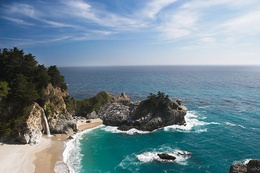
%> input picture Lab08/data/sea.jpg, 260 x 173 px, shrunk from 1280 x 853 before the run
$ octave seamCarvingTester.m   (GNU Octave 9; MATLAB toolbox functions it lacks are replaced by stand-ins)
%> lines starting %> are read from the running program, lines starting %| are printed output that depends on the picture; long printed decimals are rounded
### Lab08/code/seamCarvingReduce.m
function output = seamCarvingReduce(image, newSize)
    % How many seam you need to delete from origin image
    reducesize = newSize;
    output = double(image);

    for i = 1:reducesize
        energy = energyRGB(output);
        [SeamIndexArray, seamEnergy] = findOptSeam(energy);
        output = reduceImageByIndexArray(output, SeamIndexArray);
    end

    output = uint8(output);
end

### Lab08/code/energyRGB.m
function res = energyRGB(I)
%%%%%%%%%%%%%%%%%%%%%%%%%%%%%%%%%%%
% Sum up the enery for each channel
%%%%%%%%%%%%%%%%%%%%%%%%%%%%%%%%%%%
dx = [-1 0 1; -1 0 1; -1 0 1];
dy = dx';
R = I(:,:,1);
G = I(:,:,2);
B = I(:,:,3);
res_R = abs(imfilter(R, dx)) + abs(imfilter(R, dy));
res_G = abs(imfilter(G, dx)) + abs(imfilter(G, dy));
res_B = abs(imfilter(B, dx)) + abs(imfilter(B, dy));
res = res_R + res_G + res_B;
end

% [11 lines left out: function energyGray, not called in this run]

### Lab08/code/findOptSeam.m
function [optSeamIndexArray, seamEnergy] = findOptSeam(energy)
%%%%%%%%%%%%%%%%%%%%%%%%%%%%%%%%%%%%%%%%%%%%%%%%%
% Following paper by Avidan and Shamir `07
% Finds optimal seam by the given energy of an image
% Returns mask with 0 mean a pixel is in the seam
% You only need to implement vertical seam. For
% horizontal case, just using the same function by
% giving energy for the transpose image I'.
%%%%%%%%%%%%%%%%%%%%%%%%%%%%%%%%%%%%%%%%%%%%%%%%%

    % Find M for vertical seams
    % Add one element of padding in vertical dimension
    % to avoid handling border elements
    M = padarray(energy, [0 1], realmax('double'));
    sz = size(M);

    % For all rows starting from second row, fill in the minimum
    % energy for all possible seam for each (i,j) in M, which
    % M[i, j] = e[i, j] + min(M[i - 1, j - 1], M[i - 1, j], M[i - 1, j + 1]).
    for i = 2:sz(1)
        for j = 2:(sz(2)-1)
            M(i,j) = energy(i,j-1) + min([M(i-1,j-1), M(i-1,j), M(i-1,j+1)]);
        end
    end

    % Find the minimum element in the last raw of M
    [val, idx] = min(M(sz(1), :));
    seamEnergy = val;
    fprintf('Optimal energy: %f\n',seamEnergy);

    % Initial for optimal seam mask
    energy_sz = size(energy);
    optSeamIndexArray = zeros(energy_sz(1), 1, 'uint32');

    % Traverse back the path of seam with minimum energy
    % and update optimal seam index array
    optSeamIndexArray(energy_sz(1)) = idx - 1;
    for i = 1:(energy_sz(1)-1)
        row = energy_sz(1) - i;
        col = optSeamIndexArray(row+1) + 1;
        [~, minidx] = min([M(row,col-1), M(row,col), M(row,col+1)]);
        optSeamIndexArray(row) = col - 2 + minidx - 1;
    end

end

### Lab08/code/reduceImageByIndexArray.m
function imageReduced = reduceImageByIndexArray(image, seamIndexArray)
    [height, width, channel] = size(image);
    indexsize = length(seamIndexArray);
    imageReduced = zeros(height, width-1, channel);
    for i = 1:channel
        for j = 1:indexsize
            delete = seamIndexArray(j);
            if delete == 1
                imageReduced(j,:,i) = image(j,delete+1:end,i);
            elseif delete == width
                imageReduced(j,:,i) = image(j,1:delete-1,i);
            else
                imageReduced(j,:,i) = [image(j,1:delete-1,i), image(j,delete+1:end,i)];
            end
        end
    end
end

### Lab08/code/seamCarvingInsert.m
function output = seamCarvingInsert(image, newSize)
    % How many seam you need to insert from origin image
    insertsize = newSize;
    [height, width, channel] = size(image);
    image = double(image);

    % Duplicate image
    image_duplicate = image;

    % Create a container to record the seam index
    RecordSeam = zeros(height, insertsize);

    % Use a for loop to delete each seam
    % with your "energyRGB", "findOptSeam", "reduceImageByIndexArray"
    for i = 1:1:insertsize
        % Perform seam carving
        energy = energyRGB(image_duplicate);
        [SeamIndexArray, seamEnergy] = findOptSeam(energy);
        image_duplicate = reduceImageByIndexArray(image_duplicate, SeamIndexArray);

        % Record the seam index
        RecordSeam(:,i) = SeamIndexArray;
    end

    % Use a for loop to add each seam
    % with your "enlargeImageByIndexArray"
    for i = insertsize:-1:1
        % Get s_i from record
        Si = RecordSeam(:,i);

        % Enlarge image
        image = enlargeImageByIndexArray(image, Si);

        % Update affected seam index
        for m = 1:size(RecordSeam, 1)
            for n = 1:size(RecordSeam, 2)
                if RecordSeam(m,n) >= Si(m)
                    RecordSeam(m,n) = RecordSeam(m,n) + 1;
                end
            end
        end
    end

    output = uint8(image);
end

### Lab08/code/enlargeImageByIndexArray.m
function imageEnlarged = enlargeImageByIndexArray(image, seamIndexArray)
    [height, width, channel] = size(image);
    indexsize = length(seamIndexArray);
    imageEnlarged = zeros(height, width+1, channel);
    for i = 1:channel
        for j = 1:indexsize
            add = seamIndexArray(j);
            if add == 1
                insert = mean([image(j,add,i), image(j,add+1,i)]);
            elseif add == width
                insert = mean([image(j,add-1,i), image(j,add,i)]);
            else
                insert = mean([image(j,add-1,i), image(j,add,i), image(j,add+1,i)]);
            end
            imageEnlarged(j,:,i) = [image(j,1:add,i), insert, image(j,add+1:end,i)];
        end
    end
end

### Lab08/code/seamCarvingTester.m
%%%%%%%%%%%%%%%%%%%%%%%%%%%%%%%%%%%%%%%%%%%%%%%%%%%%%%%%%%%%%%%%%%%%%%%%%%%%%
% This script tests your implementation of seamCarving function, and you can
% also use it for resizing your own images.
%%%%%%%%%%%%%%%%%%%%%%%%%%%%%%%%%%%%%%%%%%%%%%%%%%%%%%%%%%%%%%%%%%%%%%%%%%%%%

%% Clear all
clear; close all; clc;

%% Load data
image = imread('../data/sea.jpg');
%> image is the input picture: size 173x260x3 uint8; mean R, G, B 113.1, 136.4, 148.3
sz = size(image);
%> sz = [173 260 3]
% resize image to one-third size
image = imresize(image, [floor(sz(1)/3), floor(sz(2)/3)]);
%> image: size 57x86x3 uint8
sz = size(image);
%> sz = [57 86 3]
figure();
imshow(image)

%% Image resizing
% apply scaling
image_scaling_width = imresize(image, [sz(1), floor(sz(2)/2)]);
figure();
imshow(image_scaling_width);

% apply cropping
image_crop_width = imcrop(image, [1, 1, floor(sz(2)/2), sz(1)]);  %[xmin ymin width height]
figure();
imshow(image_crop_width);

% apply seam carving reduce
image_seamCarving_reduce = seamCarvingReduce(double(image), floor(sz(2)/2));
%> the loop in seamCarvingReduce, `for i = 1:reducesize` made 43 passes
%> (val in findOptSeam, idx in findOptSeam, seamEnergy) on passes 1 to 12: (7429, 70, 7429), (7503, 71, 7503), (7532, 71, 7532), (7622, 71, 7622), (7506, 70, 7506), (7873, 69, 7873), (8056, 70, 8056), (8150, 68, 8150), (8430, 65, 8430), (8491, 66, 8491), (8588, 64, 8588), (9042, 64, 9042)
%| Optimal energy: 7429.000
%| Optimal energy: 7503.000
%| Optimal energy: 7532.000
%| Optimal energy: 7622.000
%| Optimal energy: 7506.000
%| Optimal energy: 7873.000
%| Optimal energy: 8056.000
%| Optimal energy: 8150.000
%> (further printed lines are left out)
%> pass 1, in energyRGB, `R = I(:,:,1);`:
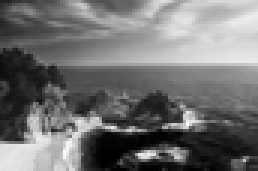
%> R: size 57x86 double (shown 3 times larger); min 0, max 253, mean 113.1
%> pass 1, in energyRGB, `B = I(:,:,3);`:
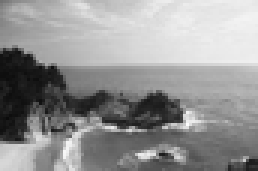
%> B: size 57x86 double (shown 3 times larger); min 11, max 252, mean 148.3
%> pass 1, in energyRGB, `res_R = abs(imfilter(R, dx)) + abs(imfilter(R, dy));`:
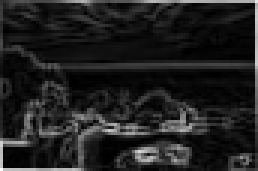
%> res_R: size 57x86 double (shown 3 times larger); min 0, max 909, mean 116.1; drawn with min black and max white
%> after the loop in seamCarvingReduce, `for i = 1:reducesize`:
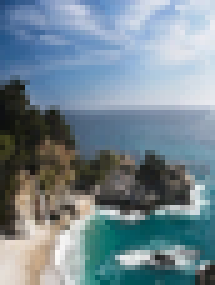
%> output: size 57x43x3 double (shown 5 times larger); mean R, G, B 115.9, 134.7, 145.2
figure();
imshow(uint8(image_seamCarving_reduce));
% imwrite(uint8(image_seamCarving_reduce), '../results/seamCarving_reduce.jpg');

% apply seam carving insert
image_seamCarving_insert = seamCarvingInsert(double(image), floor(sz(2)/4));
%> the loop in seamCarvingInsert, `for i = 1:1:insertsize` made 21 passes
%| Optimal energy: 7429.000
%| Optimal energy: 7503.000
%| Optimal energy: 7532.000
%| Optimal energy: 7622.000
%| Optimal energy: 7506.000
%| Optimal energy: 7873.000
%| Optimal energy: 8056.000
%| Optimal energy: 8150.000
%> (further printed lines are left out)
%> pass 1, in findOptSeam (call 44), `M = padarray(energy, [0 1], realmax('double'));`:
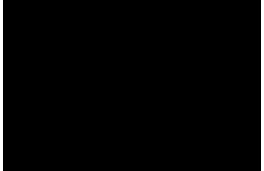
%> M: size 57x88 double (shown 3 times larger); min 3, max 1.8e+308, mean Inf; drawn with min black and max white
%> after the loop in seamCarvingInsert, `for i = 1:1:insertsize`:
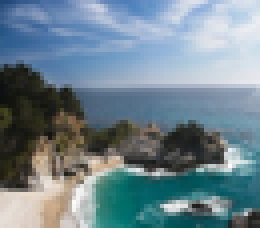
%> image_duplicate: size 57x65x3 double (shown 4 times larger); mean R, G, B 111.1, 131.9, 142.9
%> after the loop in seamCarvingInsert, `for i = insertsize:-1:1`:
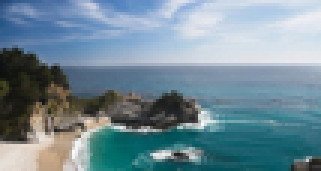
%> image: size 57x107x3 double (shown 3 times larger); mean R, G, B 114.1, 139.1, 151.5
figure();
imshow(uint8(image_seamCarving_insert));
% imwrite(uint8(image_seamCarving_insert), '../results/seamCarving_insert.jpg');

$ run again, with Lab08/data/Q2_1.jpg copied over Lab08/data/sea.jpg
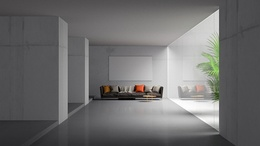
%> input picture Lab08/data/Q2_1.jpg, 260 x 146 px, shrunk from 553 x 311 before the run
%> image is the input picture: size 146x260x3 uint8; mean R, G, B 110.2, 109.8, 109.7
%> the loop in seamCarvingReduce, `for i = 1:reducesize` made 43 passes
%> (val in findOptSeam, idx in findOptSeam, seamEnergy) on passes 1 to 8: (1785, 82, 1785), (1818, 82, 1818), (1917, 83, 1917), (1989, 82, 1989), (1944, 82, 1944), (2043, 81, 2043), (2202, 80, 2202), (2298, 7, 2298)
%> (printed output is left out)
%> the loop in seamCarvingInsert, `for i = 1:1:insertsize` made 21 passes
%> (printed output is left out)
%> pass 1, in energyRGB (call 44), `res_B = abs(imfilter(B, dx)) + abs(imfilter(B, dy));`:
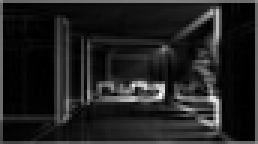
%> res_B: size 48x86 double (shown 3 times larger); min 0, max 554, mean 73.6; drawn with min black and max white
%> after the loop in seamCarvingInsert, `for i = insertsize:-1:1`:
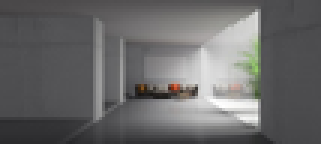
%> image: size 48x107x3 double (shown 3 times larger); mean R, G, B 105, 104.6, 104.8

$ run again, with Lab08/data/Q2_2.jpg copied over Lab08/data/sea.jpg
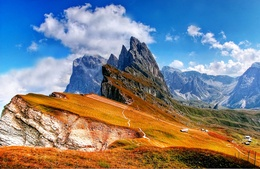
%> input picture Lab08/data/Q2_2.jpg, 260 x 169 px, shrunk from 2920 x 1898 before the run
%> image is the input picture: size 169x260x3 uint8; mean R, G, B 126.5, 130, 136
%> the loop in seamCarvingReduce, `for i = 1:reducesize` made 43 passes
%> (val in findOptSeam, idx in findOptSeam, seamEnergy) on passes 1 to 8: (11430, 71, 11430), (11460, 53, 11460), (12000, 67, 12000), (12208, 76, 12208), (12337, 54, 12337), (12486, 68, 12486), (12651, 75, 12651), (12855, 65, 12855)
%> (printed output is left out)
%> the loop in seamCarvingInsert, `for i = 1:1:insertsize` made 21 passes
%> (printed output is left out)
%> pass 1, in energyRGB (call 44), `res = res_R + res_G + res_B;`:
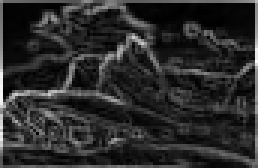
%> res: size 56x86 double (shown 3 times larger); min 19, max 2279, mean 405.7; drawn with min black and max white
%> after the loop in seamCarvingInsert, `for i = insertsize:-1:1`:
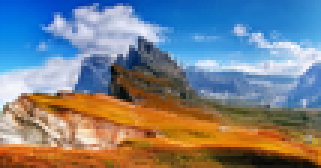
%> image: size 56x107x3 double (shown 3 times larger); mean R, G, B 123.5, 128.8, 135.1
